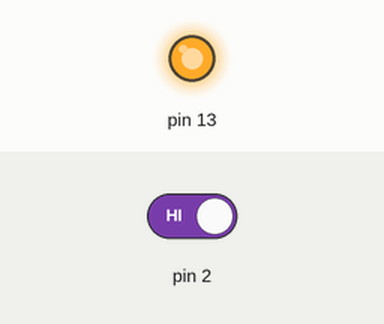
A sketch run on a simulated Arduino Uno, built with avr-gcc and run on an emulated ATmega328P. On the bench: output pins drawn as LEDs (lit = HIGH). Inputs (shaded band) come from the test bench; at power-on: pin 2 HIGH.

Above: at 1.2 s.
1.3 s: pin 2 driven LOW
At 2.2 s:
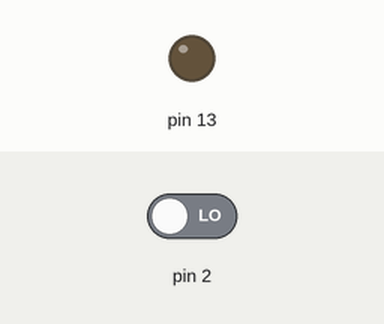
2.8 s: pin 2 driven HIGH
At 3.3 s:
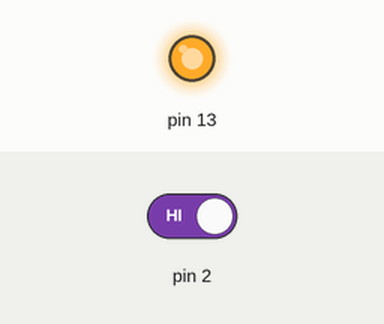
Timing chart, 0 to 5.8 s (numbered marks = the images above; inputs shaded):
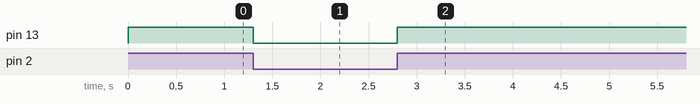

The sketch:

4.2.ino
```cpp
int val=0;
void setup() {
  // put your setup code here, to run once:
  //pinMode(11,INPUT);
    pinMode(2,INPUT);
    pinMode(13,OUTPUT);

}

void loop() {
  // put your main code here, to run repeatedly:
    val=digitalRead(2);
    if (val==LOW){
    digitalWrite(13,LOW);
    }
    else{
    digitalWrite(13,HIGH);
    }
}
```

Measured:
- after the input at 1.3 s, pin 13: HIGH → LOW at once
- after the input at 2.8 s, pin 13: LOW → HIGH at once
